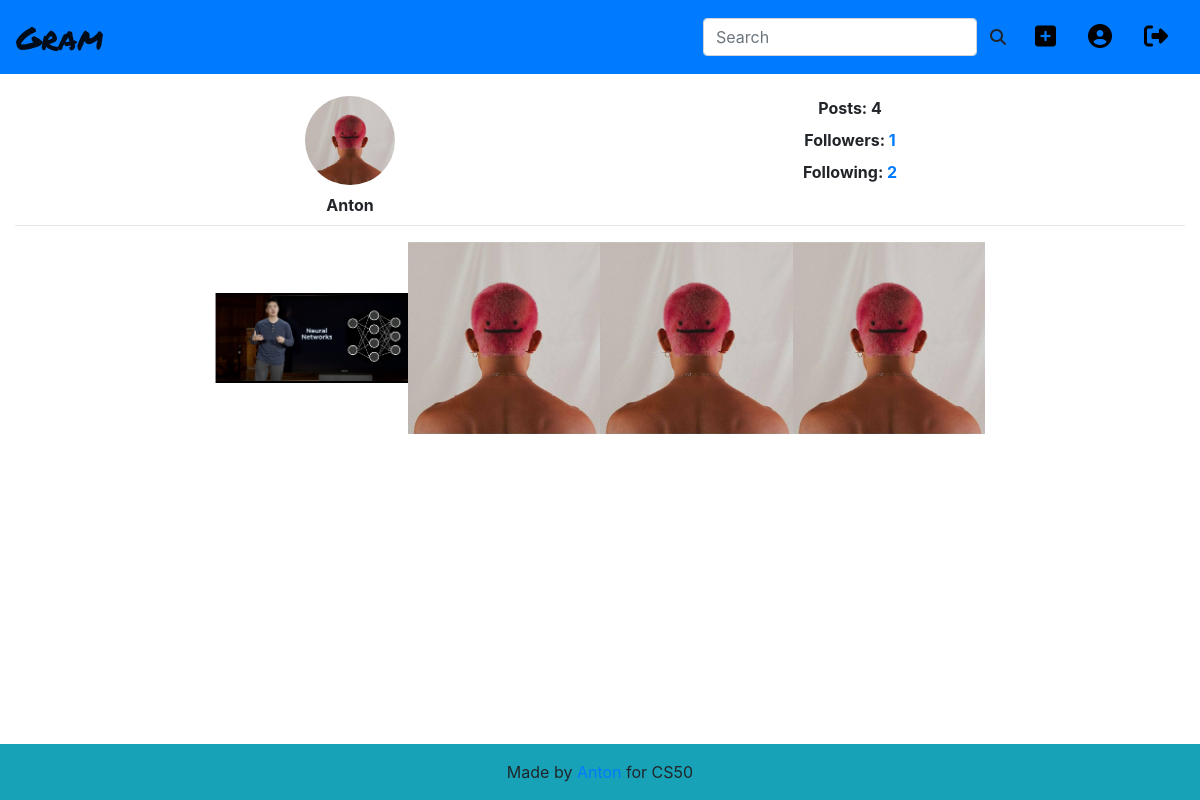
Page /user (signed in) on the committed database.
### djangoapp/models.py (models this page shows)
class UserExtended(models.Model):
    user = models.OneToOneField(User, on_delete=models.CASCADE)
    avatar = models.ImageField(upload_to=get_avatar_upload_path, default="no_avatar.png")
    following = models.ManyToManyField("self", symmetrical=False, related_name="followers")

class Post(models.Model):
    author = models.ForeignKey(UserExtended, on_delete=models.CASCADE, related_name="user_posts")
    image = models.ImageField(upload_to=get_image_upload_path)
    description = models.TextField(default="")
    created = models.DateTimeField(auto_now_add=True)
    liked = models.ManyToManyField(UserExtended, related_name="liked_posts")
    comments = models.ManyToManyField("Comment", related_name="commented_posts")

### djangoapp/views.py (the view)
# urls.py: path("user", views.user, name="user"),
def user(request, user_id=None):
    if request.method == "POST":
        return HttpResponseNotAllowed(["GET"])
    if user_id is None:
        if request.user.id is None:
            return HttpResponseRedirect(reverse("welcome"))
        user_id2 = request.user.id
    else:
        user_id2 = user_id
    user_ex = UserExtended.objects.get(user__id=user_id2)
    show_follow_button = False
    if user_id is not None and user_id != request.user.id:
        show_follow_button = True
    already_follow = False
    if show_follow_button:
        already_follow = user_id in [x.user.id for x in UserExtended.objects.get(user__id=request.user.id).following.all()]
    context = {
        "user_ex": user_ex,
        "posts": Post.objects.filter(author__user__id=user_id2).order_by("-created"),
        "show_follow_button": show_follow_button,
        "already_follow": already_follow,
        "following": user_ex.following.count(),
        "followers": user_ex.followers.count()
    }
    context["dummies"] = range(4 - context["posts"].count() % 4)
    return render(request, "djangoapp/user.html", context)

### djangoapp/templates/djangoapp/user.html (shortened to what this page needs)
{% extends "djangoapp/_base.html" %}
{% load static %}
{% block main %}
    <div class="container-fluid">
        <div id="user-info" class="row">
            <div class="col-sm-5 col-md-5 col-lg-3 offset-lg-2 col-xl-3 offset-xl-2 text-center">
                {% if request.user.id == user_ex.user.id %}
                    <a id="change-avatar-link" href="#">
                        <img id="avatar-img" class="avatar-profile avatar-profile-big" src="{{ user_ex.avatar.url }}" alt="{{ user_ex.user.username }} avatar" data-toggle="tooltip" title="Click to change avatar">
                    </a>
                {% else %}
                    <img id="avatar-img" class="avatar-profile avatar-profile-big" src="{{ user_ex.avatar.url }}" alt="{{ user_ex.user.username }} avatar" title="{{ user_ex.user.username }}">
                {% endif %}
                <p>{{ user_ex.user.username }}</p>
            </div>
            <div class="col-sm-2 col-md-2 col-lg-2 col-xl-2 text-center">
            </div>
            <div class="col-sm-5 col-md-5 col-lg-3 col-xl-3 text-center" id="user-counts">
                <p>Posts: {{ posts.count }}</p>
                {% if followers %}
                    <p>Followers: <span id="followers_count"><a href="{% url 'followers' user_ex.user.id %}">{{ followers }}</a></span></p>
                {% else %}
                    <p>Followers: <span id="followers_count">{{ followers }}</span></p>
                {% endif %}
                {% if following %}
                    <p>Following: <span id="following_count"><a href="{% url 'following' user_ex.user.id %}">{{ following }}</a></span></p>
                {% else %}
                    <p>Following: <span id="following_count">{{ following }}</span></p>
                {% endif %}
            </div>
        </div>
        <hr>
        <div class="row">
            <div class="col-xl-8 offset-xl-2 col-lg-10 offset-lg-1">
                {% if posts %}
                    <div class="d-flex flex-wrap justify-content-between">
                        {% for post in posts %}
                            <img class="img-gallery align-self-center" data-toggle="tooltip" data-html="true" data-post-id="{{ post.id }}" data-likes="{{ post.liked.count }}" data-comments="{{ post.comments.count }}" src="{{ post.image.url }}" alt="{{ post.author.user.username}} photo" title="Likes: {{ post.liked.count }}<br>Comments: {{ post.comments.count }}">
                        {% endfor %}
                    </div>
                {% else %}
                    <p class="text-center"><strong>There is no photos yet</strong></p>
                {% endif %}
            </div>
        </div>
    </div>
{% endblock %}

### djangoapp/templates/djangoapp/_base.html (shortened to what this page needs)
<!DOCTYPE html>
{% load static %}
<html lang="ru">
  <head>
    <link rel="stylesheet" href="https://stackpath.bootstrapcdn.com/bootstrap/4.3.1/css/bootstrap.min.css">
    <link href="{% static 'djangoapp/css/style.css' %}" rel="stylesheet">
  </head>
  <body>
    <nav class="navbar navbar-expand-md navbar-light bg-primary fixed-top d-flex">
        <div class="collapse navbar-collapse" id="navbarToggler">
            <a id="brand-logo" class="navbar-brand mr-auto fancy-font" href="{% url 'index' %}">Gram</a>
            <form id="search-form" class="form-inline" action="{% url 'search' %}" method="get">
              <input id="search-query" class="form-control" type="search" name="q" placeholder="Search">
              <button id="search-btn" class="btn" type="submit"><i class="fas fa-search"></i></button>
            </form>
            {% if request.user.is_authenticated %}
                <a class="nav-link" href="{% url 'upload' %}" data-toggle="tooltip" data-placement="bottom" title="Add photo"><span class="d-md-none align-top mr-2">Add a photo</span><i class="fas fa-plus-square"></i></a>
                <a class="nav-link" href="{% url 'user' %}" data-toggle="tooltip" data-placement="bottom" title="Your profile"><span class="d-md-none align-top mr-2">Profile</span><i class="fas fa-user-circle"></i></a>
                <a class="nav-link" href="{% url 'logout' %}" data-toggle="tooltip" data-placement="bottom" title="Log out"><span class="d-md-none align-top mr-2">Log out</span><i class="fas fa-sign-out-alt"></i></a>
            {% endif %}
        </div>
    </nav>
    <main>
      {% block main %}
      {% endblock %}
    </main>
    <footer class="bg-info fixed-bottom">
      <p class="text-center">
        Made by <a href="mailto:antonrekhva@gmail.com">Anton</a> for CS50
      </p>
    </footer>
  </body>
</html>

### djangoapp/static/djangoapp/css/style.css (style rules this page uses)
.fancy-font { font-family: 'Permanent Marker', cursive; }
nav.navbar .navbar-brand { font-size: 2em; }
nav.navbar .nav-link { color: black; }
nav.navbar .nav-link i.fas, nav.navbar .nav-link i.fab { font-size: 1.5em; }
main { margin-top: 6em; margin-bottom: 5em; }
footer p { margin: 1em auto; }
input#search-query { width: auto; }
#user-info #user-counts p:first-child { margin-top: 0; }
#user-info + hr { margin-top: 0; }
#user-info p { font-weight: bold; margin-top: 0.5em; margin-bottom: 0.5em; }
.avatar-profile { border-radius: 50%; }
.avatar-profile-big { width: 33%; }
img.img-gallery { width: 25%; height: 100%; }

### rows in the picture
UserExtended: avatar (picture), user.username "Anton"
Post: image (picture)
Post: image (picture)
Post: image (picture)
Post: image (picture)

### other values in the picture
{{ posts.count }} "4"
{{ followers }} "1"
{{ following }} "2"
